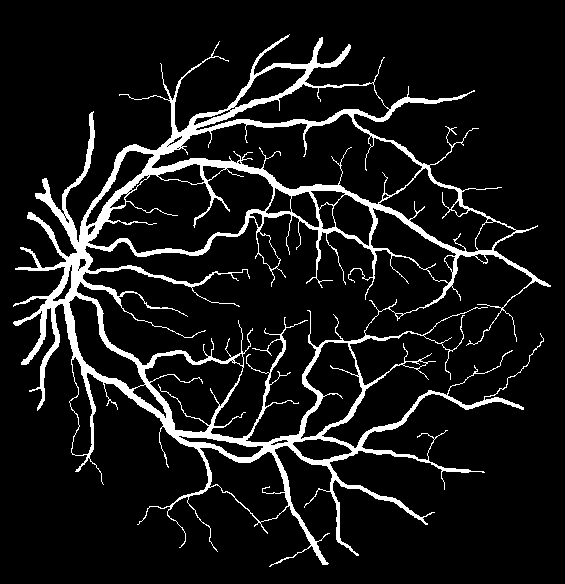
#> input picture gt_05.png, 565 x 584 px, found by its file name
$ jupyter execute --allow-errors '统计血管分布.ipynb'
#> lines starting #> are read from the running program, lines starting #| are printed output that depends on the picture; after the words box and inside, x2 and y2 are one past the last pixel; in counts of white or black regions, pixels touching at a corner belong together
[cell 1]
import numpy as np
import cv2
import matplotlib.pyplot as plt
from PIL import Image
import matplotlib.colors as mcolors

def detect_branch_points(vessel_image):
    """
    直接检测血管图像的分支点及其分叉数

    Args:
        vessel_image: 血管二值图像
    Returns:
        branch_points: 分支点位置的二值图
        branch_counts: 每个分支点的分叉数
    """
    # 确保输入是二值图像
    vessel_image = (vessel_image > 0).astype(np.uint8)

    # 定义8邻域模板
    kernel = np.array([[1, 1, 1],
                      [1, 0, 1],
                      [1, 1, 1]], dtype=np.uint8)

    # 计算每个像素的8邻域和
    neighbors = cv2.filter2D(vessel_image, -1, kernel)

    # 初始化分支点图和分叉数图
    branch_points = np.zeros_like(vessel_image, dtype=bool)
    branch_counts = np.zeros_like(vessel_image, dtype=np.uint8)

    # 获取所有血管像素点的坐标
    y_coords, x_coords = np.nonzero(vessel_image)

    # 对每个血管像素点进行分析
    for y, x in zip(y_coords, x_coords):
        # 提取3x3邻域
        patch = vessel_image[max(0, y-1):min(vessel_image.shape[0], y+2),
                           max(0, x-1):min(vessel_image.shape[1], x+2)]

        if patch.shape == (3, 3):  # 确保是完整的3x3邻域
            patch_copy = patch.copy()
            patch_copy[1, 1] = 0  # 将中心点置0
            neighbor_count = np.sum(patch_copy)

            # 判断是否为分支点（邻域中有3个或更多的血管像素）
            if neighbor_count >= 3:
                branch_points[y, x] = True
                branch_counts[y, x] = neighbor_count

    return branch_points, branch_counts

def calculate_branch_probability(vessel_image):
    """计算血管分支概率分布"""
    if len(vessel_image.shape) > 2:
        vessel_image = vessel_image[:,:,0]

    # 检测分支点和分叉数
    branch_points, branch_counts = detect_branch_points(vessel_image)

    # 统计不同分叉数的数量
    unique_counts, count_freq = np.unique(branch_counts[branch_counts > 0], return_counts=True)
    total_branches = np.sum(count_freq)

    # 计算各分叉数的概率分布
    branch_distribution = {
        count: freq/total_branches
        for count, freq in zip(unique_counts, count_freq)
    }

    return {
        'branch_points': branch_points,
        'branch_counts': branch_counts,
        'branch_distribution': branch_distribution,
        'vessel_image': vessel_image
    }

def create_colored_branch_visualization(stats):
    """创建彩色分支点可视化图像，每种分支类型用不同颜色"""
    # 获取血管图像和分支数据
    vessel_image = stats['vessel_image']
    branch_counts = stats['branch_counts']

    # 创建RGB图像
    height, width = vessel_image.shape
    colored_image = np.zeros((height, width, 3), dtype=np.float32)

    # 定义分支类型的颜色映射
    branch_colors = {
        3: [1, 0, 0],    # 三叉分支点 - 红色
        4: [0, 1, 0],    # 四叉分支点 - 绿色
        5: [0, 0, 1],    # 五叉分支点 - 蓝色
        6: [1, 1, 0],    # 六叉分支点 - 黄色
        7: [1, 0, 1],    # 七叉分支点 - 品红
        8: [0, 1, 1],    # 八叉分支点 - 青色
    }

    # 首先绘制血管（细灰色）
    colored_image[vessel_image > 0] = [0.8, 0.8, 0.8]

    # 绘制不同类型的分支点
    for branch_type, color in branch_colors.items():
        mask = (branch_counts == branch_type)
        if np.any(mask):  # 只处理存在的分支类型
            colored_image[mask] = color

    return colored_image

def visualize_branch_analysis(stats):
    """综合可视化分支分析结果"""
    fig = plt.figure(figsize=(15, 5))

    # 1. 彩色分支点可视化
    ax1 = plt.subplot(131)
    colored_viz = create_colored_branch_visualization(stats)
    ax1.imshow(colored_viz)
    ax1.set_title('Colored Branch Points')

    # 添加图例
    branch_colors = {
        3: 'red',
        4: 'green',
        5: 'blue',
        6: 'yellow',
        7: 'magenta',
        8: 'cyan'
    }

    # 创建图例
    legend_elements = [plt.Line2D([0], [0], marker='o', color='w',
                                markerfacecolor=color, label=f'{count}-way',
                                markersize=10)
                      for count, color in branch_colors.items()
                      if count in stats['branch_distribution']]
    ax1.legend(handles=legend_elements, loc='center left', bbox_to_anchor=(1, 0.5))
    ax1.axis('off')

    # 2. 分支分布柱状图
    ax2 = plt.subplot(132)
    branch_dist = stats['branch_distribution']
    branches = sorted(list(branch_dist.keys()))
    probs = [branch_dist[b] for b in branches]

    bars = ax2.bar(branches, probs)

    # 使用相同的颜色方案
    for branch, bar in zip(branches, bars):
        if branch in branch_colors:
            bar.set_color(branch_colors[branch])

    ax2.set_title('Branch Distribution')
    ax2.set_xlabel('Number of Branches')
    ax2.set_ylabel('Probability')
    ax2.grid(True, alpha=0.3)

    # 3. 分支统计信息
    ax3 = plt.subplot(133)
    ax3.axis('off')
    info_text = "Branch Statistics:\n\n"
    for branch_num, prob in sorted(stats['branch_distribution'].items()):
        info_text += f"{branch_num}-way branch: {prob:.2%}\n"
    ax3.text(0.1, 0.5, info_text, fontsize=12, va='center')

    plt.tight_layout()
    return fig

# 使用示例
if __name__ == "__main__":
    # 读取图像
    ground_truth = np.array(Image.open('/home/xkw/pxlames/segmentation/gt_05.png'))
#> ground_truth is the input picture: shape (584, 565, 3); 9.4% white; 1 white region, box (x1, y1, x2, y2) and area: (13, 34, 551, 567) 30912

    # 绘制 ground_truth
    plt.figure(figsize=(8, 8))
    plt.imshow(ground_truth, cmap='gray')
    plt.title('血管分割标注图')
    plt.axis('off')
    plt.show()

    # 分析分支分布
    stats = calculate_branch_probability(ground_truth)
#> in detect_branch_points, `neighbors = cv2.filter2D(vessel_image, -1, kernel)`:
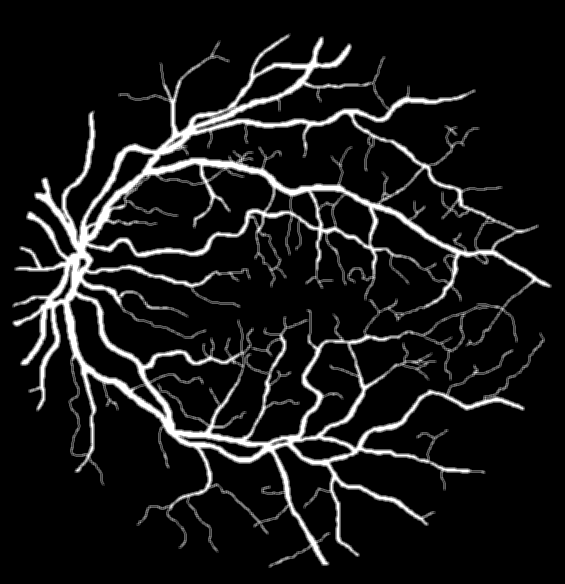
#> neighbors: shape (584, 565); min 0, max 8, mean 0.749; drawn with min black and max white
#> the loop in detect_branch_points, `for y, x in zip(y_coords, x_coords):` made 30912 passes
#> (y, x, neighbor_count) on passes 1 to 12: (34, 289, 1), (35, 287, 4), (35, 288, 4), (36, 285, 4), (36, 286, 6), (36, 287, 6), (36, 288, 4), (37, 284, 5), (37, 285, 6), (37, 286, 6), (37, 287, 4), (37, 321, 4)
#> neighbor_count on passes 61 to 66: 8, 5, 3, 5, 7, 8
#> after the loop in detect_branch_points, `for y, x in zip(y_coords, x_coords):`:
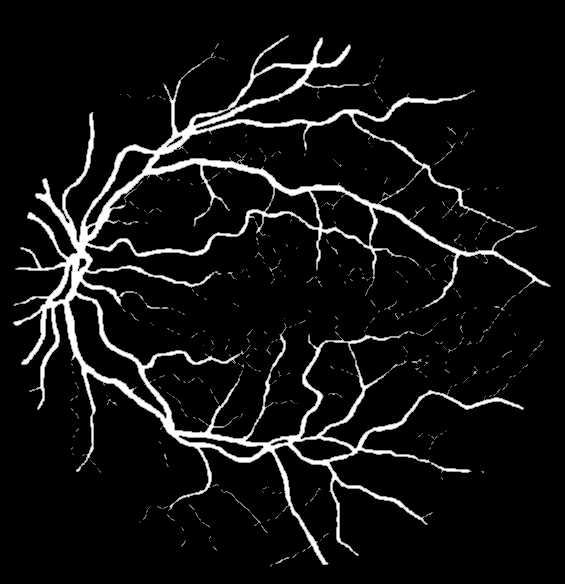
#> branch_counts: shape (584, 565); min 0, max 8, mean 0.553; drawn with min black and max white
#> after the loop in detect_branch_points, `for y, x in zip(y_coords, x_coords):`:
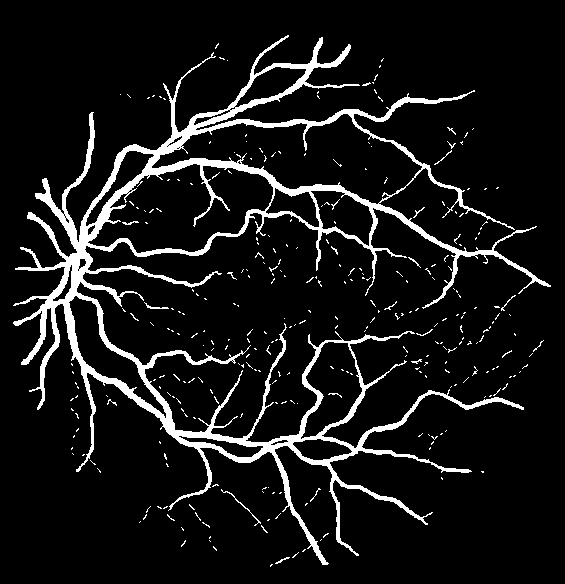
#> branch_points: shape (584, 565) bool; 8.8% white; 308 white regions (291 under 20 px), largest, box (x1, y1, x2, y2) and area: (13, 35, 551, 565) 26754, (221, 489, 261, 526) 77, (144, 302, 169, 309) 49
#> in calculate_branch_probability, `unique_counts, count_freq = np.unique(branch_counts[branch_counts > 0]..`: unique_counts = [3, 4, 5, 6, 7, 8]; count_freq = [2075, 3282, 5407, 2945, 3638, 11630]
#> in calculate_branch_probability, `total_branches = np.sum(count_freq)`: total_branches = 28977
#> in calculate_branch_probability, `branch_distribution = { count: freq/total_branches for count, freq in ..`: branch_distribution = {3: 0.0716, 4: 0.113, 5: 0.187, 6: 0.102, 7: 0.126, 8: 0.401}
#> stats = 4 items

    # 可视化结果
    fig = visualize_branch_analysis(stats)
#> the loop in create_colored_branch_visualization, `for branch_type, color in branch_colors.items():` made 6 passes
#> pass 1, in create_colored_branch_visualization, `mask = (branch_counts == branch_type)`:
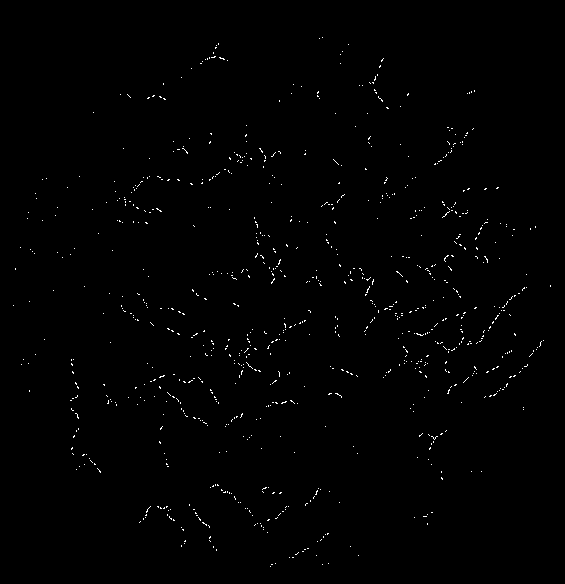
#> mask: shape (584, 565) bool; 0.63% white in thin lines or dots, all inside (x1, y1, x2, y2) = (13, 37, 551, 567)
#> pass 2, in create_colored_branch_visualization, `mask = (branch_counts == branch_type)`:
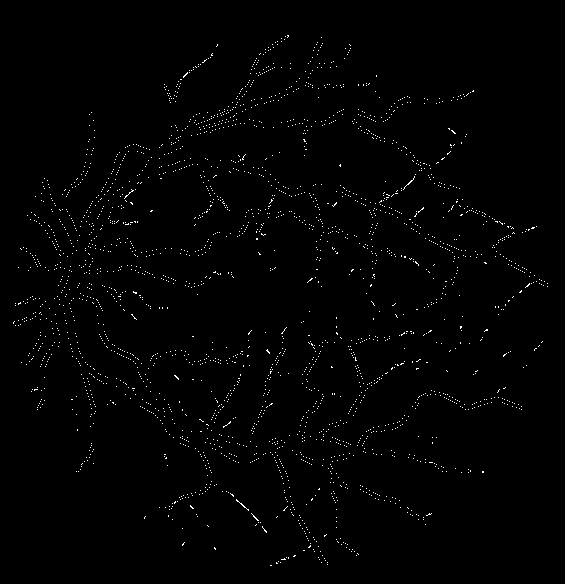
#> mask: shape (584, 565) bool; 0.99% white in thin lines or dots, all inside (x1, y1, x2, y2) = (13, 35, 548, 566)
#> pass 3, in create_colored_branch_visualization, `mask = (branch_counts == branch_type)`:
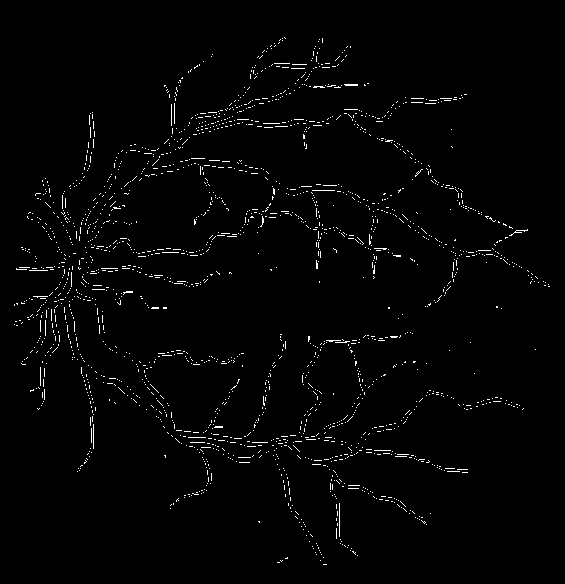
#> mask: shape (584, 565) bool; 1.6% white in thin lines or dots, all inside (x1, y1, x2, y2) = (14, 37, 550, 565)
#> after the loop in create_colored_branch_visualization, `for branch_type, color in branch_colors.items():`:
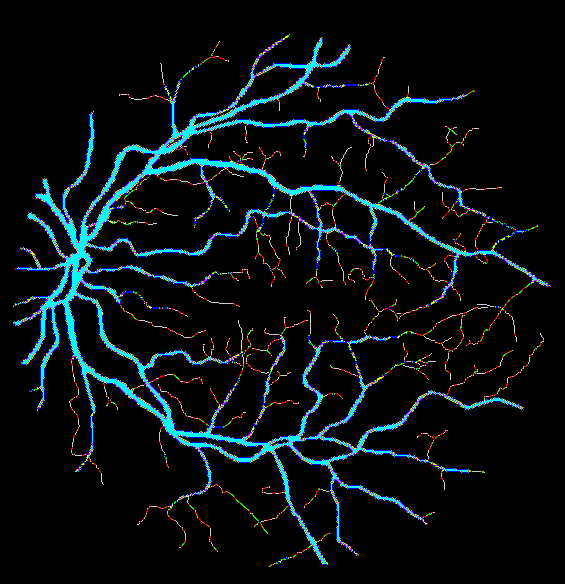
#> colored_image: shape (584, 565, 3) float32; mean of channels 0, 1, 2 0.0309, 0.0588, 0.0674; drawn as R, G, B
#> in visualize_branch_analysis, `legend_elements = [plt.Line2D([0], [0], marker='o', color='w', markerf..`: legend_elements = 6 items
#> in visualize_branch_analysis, `branch_dist = stats['branch_distribution']`: branch_dist has the same summary as branch_distribution in calculate_branch_probability
#> in visualize_branch_analysis, `branches = sorted(list(branch_dist.keys()))`: branches = [3, 4, 5, 6, 7, 8]
#> in visualize_branch_analysis, `probs = [branch_dist[b] for b in branches]`: probs = [0.0716, 0.113, 0.187, 0.102, 0.126, 0.401]
#> in visualize_branch_analysis, `bars = ax2.bar(branches, probs)`: bars = 6 items
#> the loop in visualize_branch_analysis, `for branch, bar in zip(branches, bars):` made 6 passes
#> the loop in visualize_branch_analysis, `for branch_num, prob in sorted(stats['branch_distribution'].items()):` made 6 passes
#> prob on passes 1 to 6: 0.0716, 0.113, 0.187, 0.102, 0.126, 0.401
    plt.show()
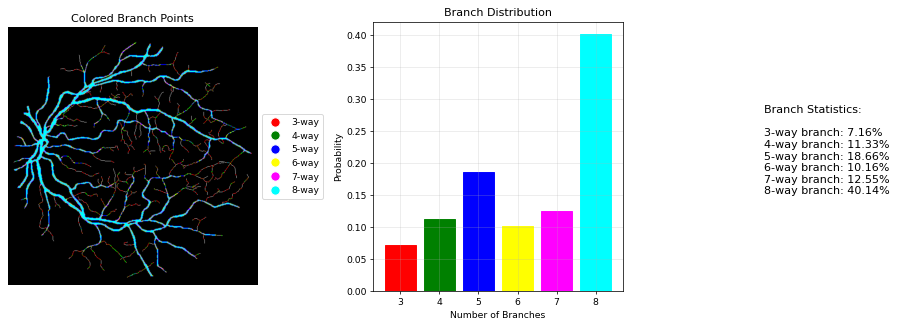
#> figure drawn by matplotlib, 2 panels; panel 2: tallest bar 0.401 high, from x = 7.6 to 8.4

    # 打印分支分布统计信息
    print("\n分支分布统计:")
    for branch_num, prob in sorted(stats['branch_distribution'].items()):
        print(f"{branch_num}分支: {prob:.2%}")
#> this loop made 6 passes
#| 3分支: 7.16%
#| 4分支: 11.33%
#| 5分支: 18.66%
#| 6分支: 10.16%
#| 7分支: 12.55%
#| 8分支: 40.14%

[cell 2]
# 第一步先写提取分叉点。

import numpy as np
from collections import deque

# [44 lines left out: function find_branch_points, not called in this run]

#> (the rest of this cell did not finish here and is left out)

[cell 3]
# 获取血管边缘的像素

import numpy as np
import cv2
from PIL import Image
import matplotlib.pyplot as plt
from skimage.morphology import skeletonize

def get_vessel_edges(binary_image):
    """
    获取血管边缘像素

    Args:
        binary_image: 二值图像（血管为1，背景为0）
    Returns:
        edges: 边缘像素的二值图（边缘为1，其他为0）
    """
    # 确保输入是二值图像
    binary = (binary_image > 0).astype(np.uint8)

    # 使用腐蚀操作
    kernel = np.ones((3,3), np.uint8)
    eroded = cv2.erode(binary, kernel, iterations=1)

    # 边缘是原图与腐蚀图的差
    edges = binary - eroded

    return edges.astype(np.uint8)

if __name__ == "__main__":
    # 读取图像
    ground_truth = np.array(Image.open('/home/xkw/pxlames/segmentation/gt_05.png'))

    # 如果是彩色图像，转换为灰度图
    if len(ground_truth.shape) > 2:
        ground_truth = ground_truth[:,:,0]

    # 二值化处理
    binary = (ground_truth > 0).astype(np.uint8)

    # 获取边缘
    edges = get_vessel_edges(binary)
#> in get_vessel_edges, `eroded = cv2.erode(binary, kernel, iterations=1)`:
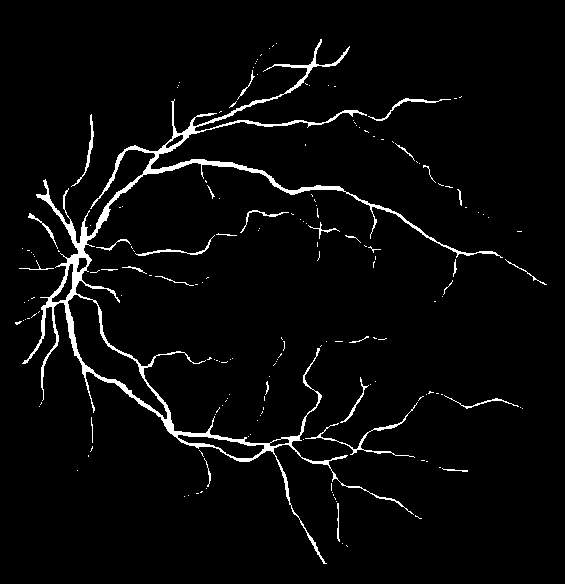
#> eroded: shape (584, 565); values 0 (black) and 1 (white), 3.5% white; 179 white regions (148 under 20 px), largest, box (x1, y1, x2, y2) and area: (22, 39, 503, 564) 8900, (305, 402, 418, 458) 384, (368, 98, 451, 121) 196
#> in get_vessel_edges, `edges = binary - eroded`:
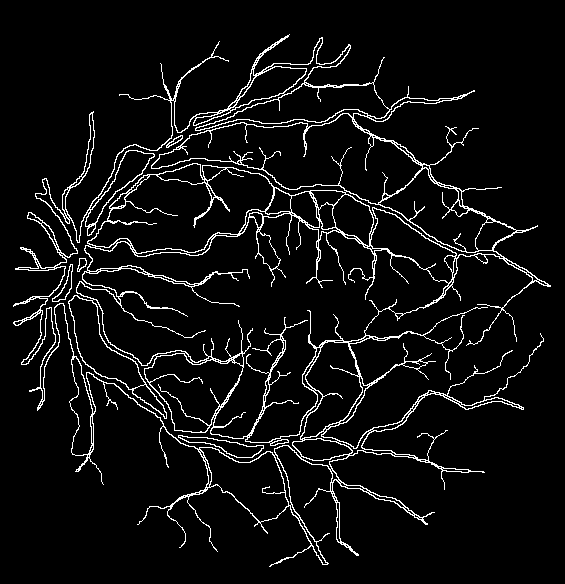
#> edges: shape (584, 565); values 0 (black) and 1 (white), 5.8% white in thin lines or dots, all inside (x1, y1, x2, y2) = (13, 34, 551, 567)

    # 可视化结果
    plt.figure(figsize=(15, 5))

    # 显示原始图像
    plt.subplot(131)
    plt.imshow(ground_truth, cmap='gray')
    plt.title('Original Image')
    plt.axis('off')

    # 显示二值图像
    plt.subplot(132)
    plt.imshow(binary, cmap='gray')
    plt.title('Binary Image')
    plt.axis('off')

    # 显示边缘图像
    plt.subplot(133)
    plt.imshow(edges, cmap='gray')
    plt.title('Vessel Edges')
    plt.axis('off')

    plt.tight_layout()
    plt.show()

    # 打印边缘像素数量
    print(f"检测到的边缘像素数量: {np.sum(edges)}")
#| 检测到的边缘像素数量: 19282

$ run again, with lib/UncertainSample/cp-topo-unet-2d/ppt1.jpg saved as gt_05.png
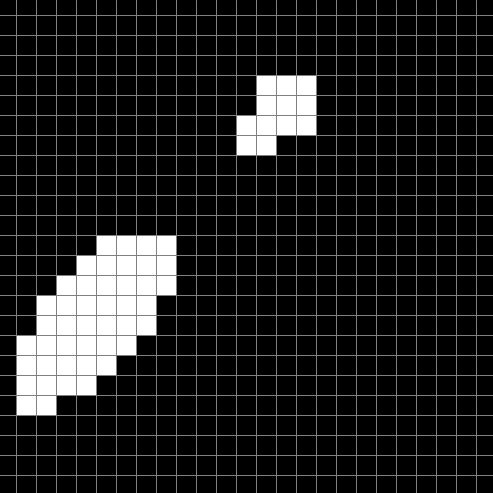
#> input picture lib/UncertainSample/cp-topo-unet-2d/ppt1.jpg, 986 x 986 px, found by its file name (shown at 1/2 size)
#> ground_truth is the input picture: shape (986, 986, 3); min 0, max 255, mean 33.4
#> the loop in detect_branch_points, `for y, x in zip(y_coords, x_coords):` made 212424 passes
#> (y, x) on passes 49 to 56: (1, 32), (1, 33), (1, 72), (1, 73), (1, 112), (1, 113), (1, 152), (1, 153)
#> after the loop in detect_branch_points, `for y, x in zip(y_coords, x_coords):`:
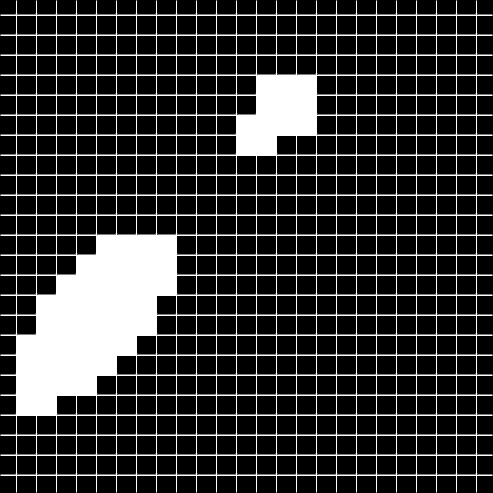
#> branch_points: shape (986, 986) bool (shown at 1/2 size); 19.9% white; 1 white region, box (x1, y1, x2, y2) and area: (1, 1, 985, 985) 193880
#> unique_counts = [3, 4, 5, 6, 7, 8]; count_freq = [520, 1040, 73544, 4680, 4680, 109416]
#> total_branches = 193880
#> branch_distribution = {3: 0.00268, 4: 0.00536, 5: 0.379, 6: 0.0241, 7: 0.0241, 8: 0.564}
#> stats = 4 items
#> legend_elements = 6 items
#> branch_dist has the same summary as branch_distribution in calculate_branch_probability
#> branches = [3, 4, 5, 6, 7, 8]
#> probs = [0.00268, 0.00536, 0.379, 0.0241, 0.0241, 0.564]
#> bars = 6 items
#> the loop in visualize_branch_analysis, `for branch, bar in zip(branches, bars):` made 6 passes
#> the loop in visualize_branch_analysis, `for branch_num, prob in sorted(stats['branch_distribution'].items()):` made 6 passes
#> prob on passes 1 to 6: 0.00268, 0.00536, 0.379, 0.0241, 0.0241, 0.564
#> the loop `for branch_num, prob in sorted(stats['branch_distribution'].items()):` made 6 passes
#> (printed output is left out)
#> eroded: shape (986, 986); values 0 (black) and 1 (white), 11.3% white; 519 white regions, largest, box (x1, y1, x2, y2) and area: (0, 470, 354, 831) 71051, (437, 150, 634, 311) 19533, (37, 30, 74, 31) 37
#> in get_vessel_edges, `edges = binary - eroded`:
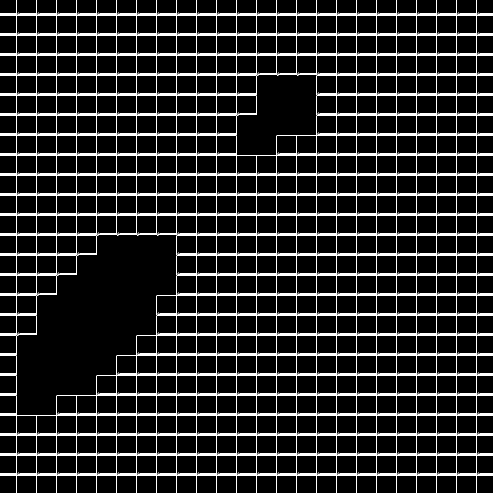
#> edges: shape (986, 986) (shown at 1/2 size); values 0 (black) and 1 (white), 10.6% white in thin lines or dots
#| 检测到的边缘像素数量: 102960
